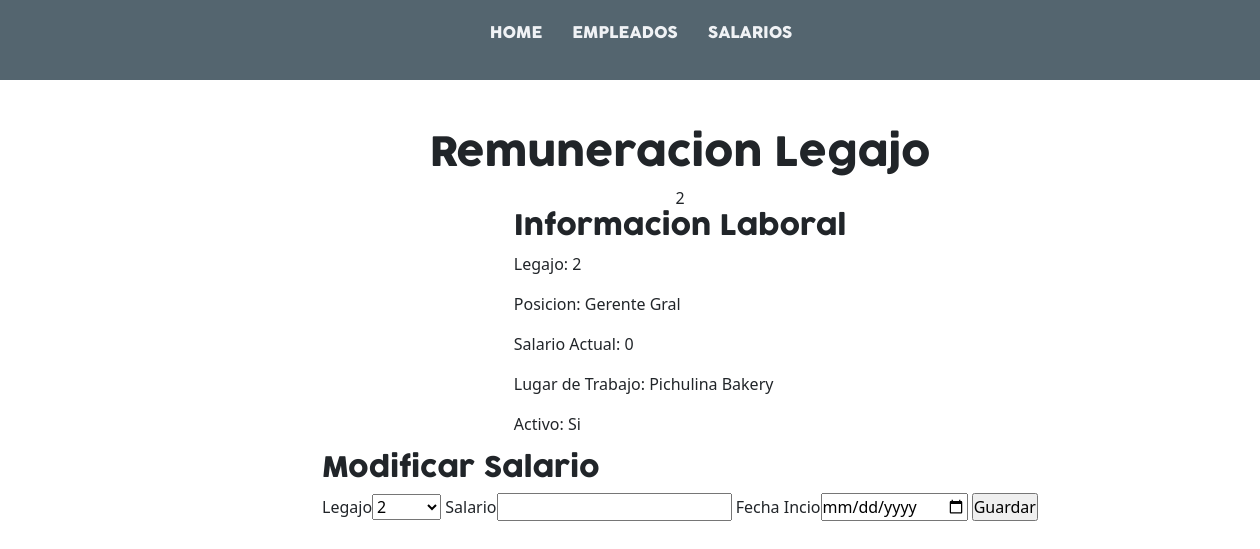
Page /employees/salary/2 on the committed database.
### employees/models.py (models this page shows)
class Employee(models.Model):
    id = models.AutoField(primary_key=True)
    name = models.CharField(max_length=50,blank=False,null=False)
    lastname = models.CharField(max_length=50,blank=False,null=False)
    dob = models.DateField(blank=False,null=False,)
    adress = models.CharField(max_length=100,blank=False,null=False)
    nationality = models.CharField(max_length=50, blank=False,null=False)
    dni = models.IntegerField(blank=False,null=False)
    cuil = models.IntegerField(blank=False,null=False)
    mobile = models.IntegerField(blank=False,null=False)
    phone = models.IntegerField(blank=True,null=True)
    position = models.ForeignKey(Position,on_delete=models.CASCADE) #Relacion uno a muchos
    salary = models.IntegerField(blank=False,null=False)
    active = models.BooleanField()
    place = models.ForeignKey(WorkPlace,on_delete=models.CASCADE)
    def __str__(self):
        return str(self.id)

class Position(models.Model):
    name = models.CharField(blank=False,null=False, max_length=50)
    description = models.TextField(blank=False,null=True)
    def __str__(self):
        return self.name

class WorkPlace(models.Model):
    name = models.CharField(max_length=100,blank=False,null=False)
    adress = models.CharField(max_length= 100,blank=False,null=False)
    phone =  models.IntegerField(blank=False,null=False)
    def __str__(self):
        return self.name

### employees/views.py (the view, shortened to what this page needs)
# urls.py: path("salary/<int:id>",views.salary,name='salary')
def salary(request,id):
    if(request.method =='GET'):
        employee = Employee.objects.get(id=id)
        data = {
            'employee_id':employee.id,
        }
        salary = EmployeeTermForm(data)
        context = {
            'employee':employee,
            'salary':salary,
            'id':id
        }
        return render(request,'employees/salary.html',context)

### employees/forms.py
class EmployeeTermForm(ModelForm):
    class Meta:
        model = EmployeeTerm
        fields = '__all__'
        widgets = {
            'startdate': forms.TimeInput(attrs={'type':'date'}),
        }

### templates/employees/salary.html (shortened to what this page needs)
{% extends 'layout/base.html' %}
{% load static %}
{% block 'content' %}
    <h1>Remuneracion Legajo</h1> {{employee.id}}
    <div>
        <h3>Informacion Laboral</h3>
        <p>Legajo: <span>{{employee.id}}</span></p>
        <p>Posicion: <span>{{employee.position}} </span></p>
        <p>Salario Actual: <span>{{employee.salary}}</span></p>
        <p>Lugar de Trabajo: <span>{{employee.place}}</span></p>
        <p>Activo: <span> {% if employee.active %} Si
                {% else %}
                 No
            {% endif %}</span></p>
    </div>
    <div>
        <h3>Modificar Salario</h3>
        <form action="{% url 'salary' id=id %}" method='POST'>
            <label for="">Legajo</label>{{salary.employee_id}}
            <label for="">Salario</label>{{salary.salary}}
            <label for="">Fecha Incio</label>{{salary.startdate}}
            <input type="submit" value="Guardar">
        </form>
    </div>
{% endblock 'content' %}

### static/css/style.css (style rules this page uses)
:root { --color-primary:#f0f2f5; --color-text: #54656f; --font-main: Cocogoose; --font-text: CocogooseLight; }
* { margin: 0; padding: 0; box-sizing: border-box; }
h1,h2,h3,h4 { font-family: var(--font-main); }

### rows in the picture
Employee: id "2", position "Gerente Gral", salary "0", place "Pichulina Bakery"
